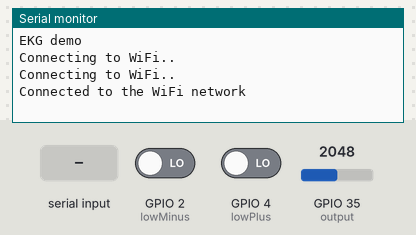
Bench run of a program on a simulated ESP32. Shown: the last lines printed to the serial monitor. The inputs (shaded band) are chosen by the test bench; at power-on: GPIO 35 (output) = 2048, GPIO 2 (lowMinus) LOW, GPIO 4 (lowPlus) LOW. WiFi joins after 1.5 s; servers stay silent unless stated; uploads are accepted with an empty reply.

Above: at 3.2 s.
3.3 s: "run\n" received over Serial
At 4.2 s:
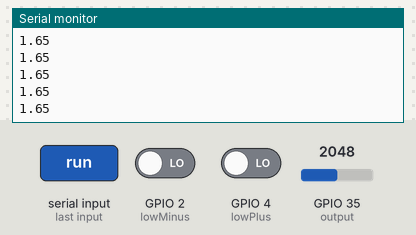
4.8 s: GPIO 35 (output) set to 2866
At 5.6 s:
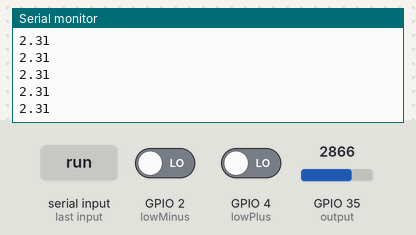
6.3 s: GPIO 35 (output) set to 3603
At 13.68 s:
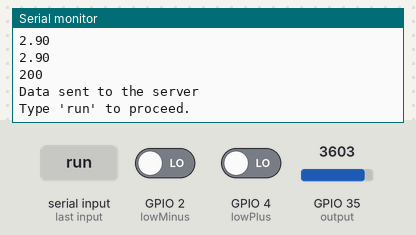
Timing chart, 0 to 13.8 s (numbered marks = the images above; inputs shaded):
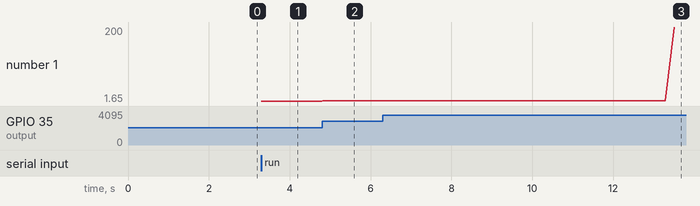

The program:

main.cpp
```cpp
#include "Arduino.h"
#include "Wifi.h"
#include "HttpClient.h"
#include "ArduinoJson.h"

#define output 35
#define lowMinus 2
#define lowPlus 4

#define timeout 10000 // 10 seconds

void setup() {
  // put your setup code here, to run once:
  Serial.begin(115200);

  Serial.println("EKG demo");
  pinMode(lowMinus, INPUT);
  pinMode(lowPlus, INPUT);

  WiFi.begin("SimonD@19", "Kowsilla$55$66");
  while (WiFi.status() != WL_CONNECTED) {
    delay(1000);
    Serial.println("Connecting to WiFi..");
  }
  Serial.println("Connected to the WiFi network");
}

void loop() {
  // put your main code here, to run repeatedly:
  if (Serial.available() > 0) {
    String input = Serial.readStringUntil('\n');  // Read input until Enter
    input.trim();  // Clean up whitespace/newlines

    if (input == "run") {
        Serial.println("Command received: Starting process...");
        // Add your logic here

      StaticJsonDocument<2048> doc;
      JsonArray data = doc.to<JsonArray>();
      int start = millis();
      int i = 0;
      while(millis() - start < timeout){
          JsonObject entry = data.createNestedObject();
          if((digitalRead(lowMinus) == 1)||(digitalRead(lowPlus) == 1)){
          entry["voltage"] = 0;
          entry["time"] = millis() - start;
          }
          else{
          // send the value of analog input 0:
          entry["voltage"] = analogRead(output) * (3.3 / 4095.0);
          entry["time"] = millis() - start;
          Serial.println(analogRead(output) * (3.3 / 4095.0));
          }
          delay(25);
          i++;
      }

      String buffer = "";
      serializeJson(doc, buffer);

      if(WiFi.status() == WL_CONNECTED){
          HTTPClient http;
          http.begin("https://beatai-bc460-default-rtdb.firebaseio.com/heart_risk/session/raw_data.json");
          http.addHeader("Content-Type", "application/json");
          http.addHeader("User-Agent", "curl/7.47.0");
          http.addHeader("Cache-Control", "no-cache");
          http.addHeader("Accept", "*/*");
          http.addHeader("Connection", "keep-alive");
          int code = http.PUT(buffer);
          String payload = http.getString();
          Serial.println(code);
          http.end();
      }
      Serial.println("Data sent to the server");
      Serial.println("Type 'run' to proceed.");

    } else {
        Serial.println("Invalid command. Type 'run' to proceed.");
    }
  }

}
```

Measured:
- after the input at 3.3 s, the serial monitor: prints a new line at once (image 1)
- after the input at 4.8 s, the serial monitor: prints a new line at once (image 2)
- after the input at 6.3 s, the serial monitor: prints a new line at once (image 3)
- plotted number 1: 1.65 → 2.31 after the input at 4.8 s
